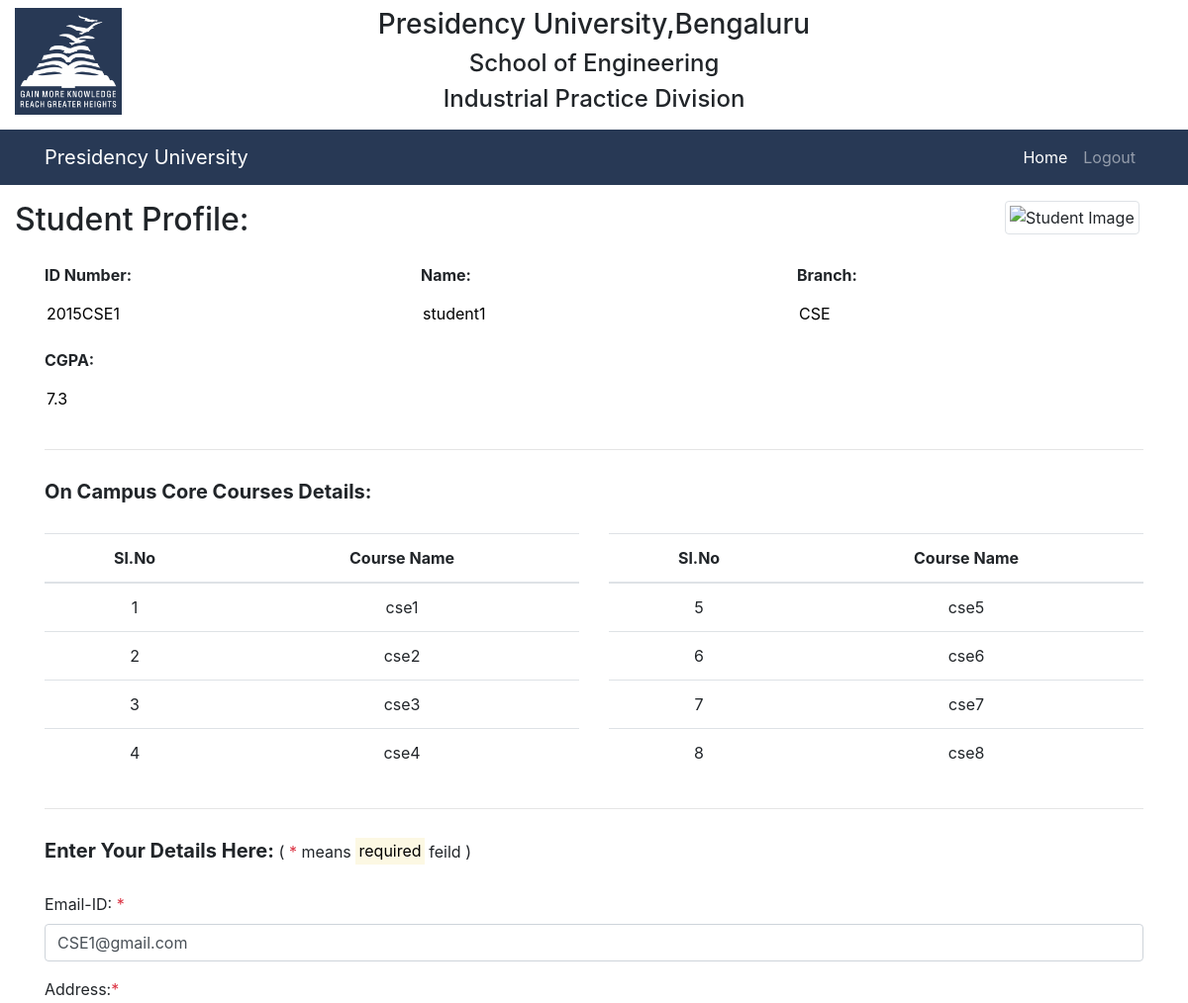
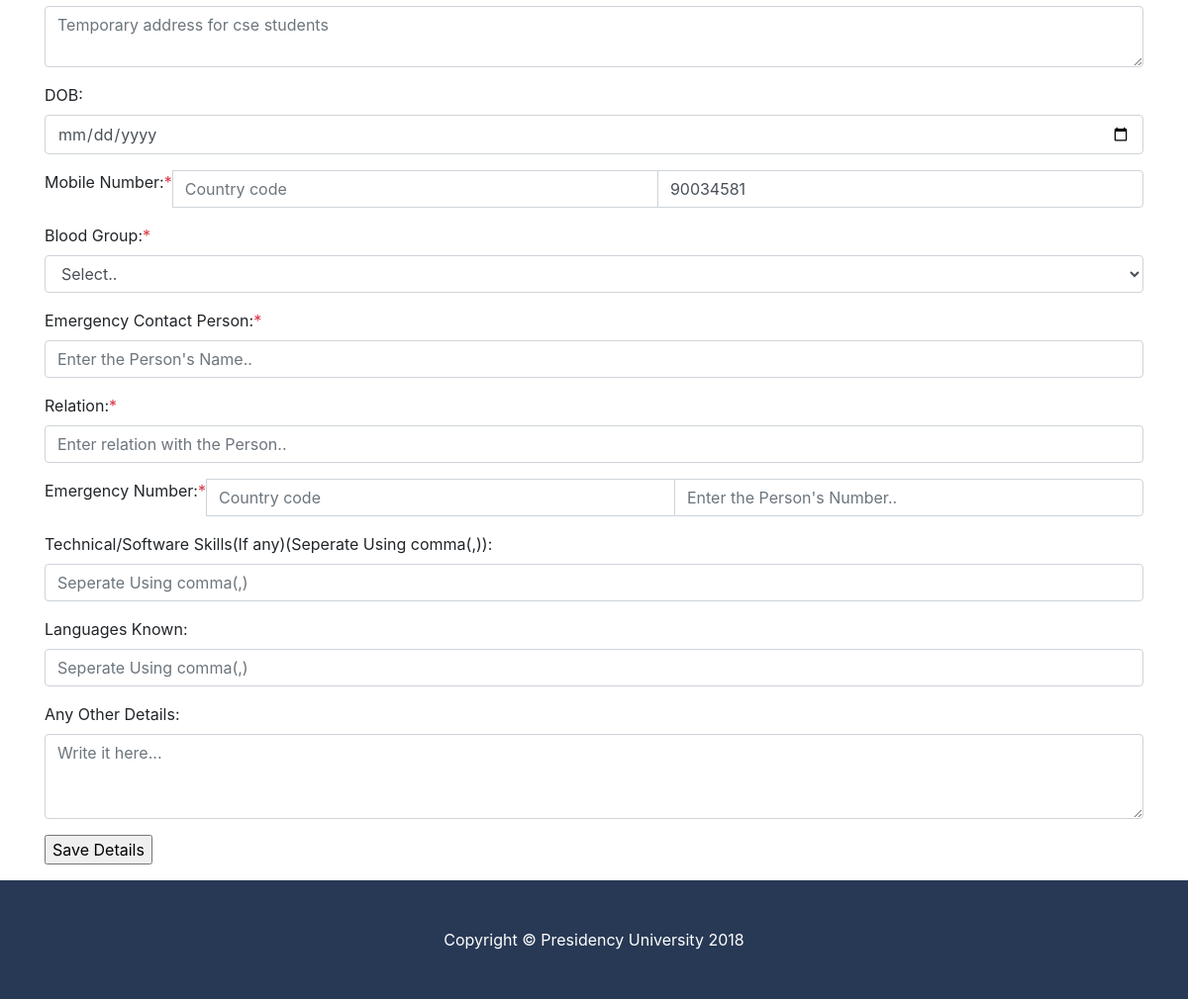
The page /sp.php (signed in) on the database its author committed (2 pictures, top to bottom).
### tables this page shows
CREATE TABLE `college_std_dtls` (
  `student_id` varchar(10) DEFAULT NULL,
  `name` varchar(50) DEFAULT NULL,
  `dob` date DEFAULT NULL,
  `branch_name` varchar(20) DEFAULT NULL,
  `address` varchar(100) DEFAULT NULL,
  `email_id` varchar(50) DEFAULT NULL,
  `mobile_num` int(10) DEFAULT NULL,
  `blood_group` varchar(3) DEFAULT NULL,
  `cgpa` varchar(4) DEFAULT '7.3'
);

CREATE TABLE `core_courses` (
  `branch_id` int(10) NOT NULL AUTO_INCREMENT,
  `branch_name` varchar(20) DEFAULT NULL,
  `c1` varchar(20) DEFAULT NULL,
  `c2` varchar(20) DEFAULT NULL,
  `c3` varchar(20) DEFAULT NULL,
  `c4` varchar(20) DEFAULT NULL,
  `c5` varchar(20) DEFAULT NULL,
  `c6` varchar(20) DEFAULT NULL,
  `c7` varchar(20) DEFAULT NULL,
  `c8` varchar(20) DEFAULT NULL,
  PRIMARY KEY (`branch_id`)
);

### sp.php (the view, shortened to what this page needs)
<?php
include 'connection.php';
$college_details="select * from college_std_dtls where student_id = '$_SESSION[Username]'";
$result_college=mysqli_query($dbc,$college_details)
                  or die("Error in querring college table");
$clg_dtls=mysqli_fetch_array($result_college);
$course="select * from core_courses where branch_name='$clg_dtls[branch_name]'";
$result_course=mysqli_query($dbc,$course)
                or die("error in core courses");
$core_course=mysqli_fetch_array($result_course);
?>
<!DOCTYPE html>
<html>
<head>
  <link rel="stylesheet" href="https://maxcdn.bootstrapcdn.com/bootstrap/4.0.0-beta.2/css/bootstrap.min.css">
  <link rel="stylesheet" href="assets/css/sp.css">
</head>
<body>
  <div class="container-fluid mb-2 mt-2">
    <div class="row">
      <div class="col-md-3">
        <img class=" logo" src="assets/img/logo.png" alt="Presidency Logo">
      </div>
      <div class="col-md-6 text-center ">
        <h3>Presidency University,Bengaluru</h3>
        <h4>School of Engineering</h4>
        <h4>Industrial Practice Division</h4>
      </div>
    </div>
  </div>
  <nav class="navbar navbar-expand-lg navbar-dark  sticky-top">
    <div class="container">
      <a class="navbar-brand" href="">Presidency University</a>
      <div class="collapse navbar-collapse" id="navbarResponsive">
        <ul class="navbar-nav ml-auto">
          <li class="nav-item active">
            <a class="nav-link" href="index.php">Home
            </a>
          </li>
          <li class="nav-item">
            <a class="nav-link" href="logout.php">Logout
            </a>
          </li>
        </ul>
      </div>
    </div>
  </nav>
  <div class="container-fluid">
    <div class="row mt-3 mb-3">
      <div class="col-md-10">
        <h2 >Student Profile:</h2>
      </div>
      <div class="col-md-2">
        <img class="img-thumbnail" src="" alt="Student Image">
      </div>
    </div>
  </div>
  <div class="container">
    <div class="row">
      <div class="col-md-4 form-group">
        <label class="font-weight-bold">ID Number:</label>
        <input type="text" class="form-control-plaintext" value="<?php  echo $clg_dtls['student_id']?>" >
      </div>
      <div class="col-md-4 form-group">
        <label class="font-weight-bold">Name:</label>
        <input type="text"  class="form-control-plaintext" value="<?php  echo $clg_dtls['name']?>">
      </div>
      <div class="col-md-4 form-group">
        <label class="font-weight-bold">Branch:</label>
        <input type="text"  class="form-control-plaintext" value="<?php  echo $clg_dtls['branch_name']?>">
      </div>
    </div>
    <div class="row">
      <div class="col-md-4 form-group">
        <label class="font-weight-bold">CGPA:</label>
        <input type="text"  class="form-control-plaintext" value="<?php  echo $clg_dtls['cgpa']?>">
      </div>
    </div>
    <hr>
    <h5 class="font-weight-bold">On Campus Core Courses Details:</h5>
    <div class="row">
      <div class="col-md-6">
        <table class="table text-center">
          <thead>
            <tr>
              <th>Sl.No</th>
              <th>Course Name</th>
            </tr>
          </thead>
          <tbody>
            <tr>
              <td>1</td>
              <td><?php echo $core_course['c1']; ?></td>
            </tr>
            <tr>
              <td>2</td>
              <td><?php echo $core_course['c2']; ?></td>
            </tr>
            <tr>
              <td>3</td>
              <td><?php echo $core_course['c3']; ?></td>
            </tr>
            <tr>
              <td>4</td>
              <td><?php echo $core_course['c4']; ?></td>
            </tr>
          </tbody>
        </table>
      </div>
      <div class="col-md-6">
        <table class="table text-center">
          <thead>
            <tr>
              <th>Sl.No</th>
              <th>Course Name</th>
            </tr>
          </thead>
          <tbody>
            <tr>
              <td>5</td>
              <td><?php echo $core_course['c5']; ?></td>
            </tr>
            <tr>
              <td>6</td>
              <td><?php echo $core_course['c6']; ?></td>
            </tr>
            <tr>
              <td>7</td>
              <td><?php echo $core_course['c7']; ?></td>
            </tr>
            <tr>
              <td>8</td>
              <td><?php echo $core_course['c8']; ?></td>
            </tr>
          </tbody>
        </table>
      </div>
    </div>
    <hr>
  </div>
  <div class="container">
    <h5 class="font-weight-bold">Enter Your Details Here: <small>(<span class="text-danger"> *</span> means <mark>required</mark> feild )</small></h5>
    <form name="myform" method="post" action="submission.php" onsubmit="return(validate());" >
      <div class="form-group ">
        <label for="email_id">Email-ID: <span class="text-danger">*</span></label>
        <input type="email" id="email_id" class="form-control" name="email_id"  value="<?php  echo $clg_dtls['email_id']?>" required>
      </div>
      <div class="form-group ">
        <label for="address">Address:<span class="text-danger">*</span></label>
        <textarea class="form-control" rows="2" id="address" name="address" placeholder="<?php  echo $clg_dtls['address']?>" required></textarea>
      </div>
      <div class=" form-group">
        <label for="">DOB:</label>
        <input type="date" class="form-control" name="dob" required="">
      </div>
      <div class="form-group">
        <div class="input-group">
            <span id="mobile_error" class="input-group-addon">Mobile Number:<span class="text-danger">*</span></span>
          <input type="text" class="form-control" name="cc1" placeholder="Country code" maxlength="4" required>
          <input type="text" class="form-control" id="mobile_num" name="mobile_num" value="<?php  echo $clg_dtls['mobile_num']?>" maxlength="10" required>
        </div>
      </div>
      <div class="form-group">
        <label for="bg">Blood Group:<span class="text-danger">*</span></label>
        <select class="form-control" name="bg" id="bg" required>
          <option value="1" selected>Select..</option>
        </select>
      </div>
      <div class="form-group">
        <label for="e_person">Emergency Contact Person:<span class="text-danger">*</span></label>
        <input type="text" id="e_person" class="form-control" name="e_person" placeholder="Enter the Person's Name.." required>
      </div>
      <div class="form-group">
        <label for="relation">Relation:<span class="text-danger">*</span></label>
        <input type="text" id="relation" class="form-control" name="relation" placeholder="Enter relation with the Person.." required>
      </div>
      <div class="form-group">
        <div class="input-group">
          <span id="e_mob_error" class="input-group-addon">Emergency Number:<span class="text-danger">*</span></span>
          <input type="text" class="form-control" name="cc2" placeholder="Country code" maxlength="4" required>
          <input type="text" id="e_number" class="form-control" name="e_number" placeholder="Enter the Person's Number.." maxlength="10" required>
        </div>
      </div>
      <div class="form-group">
        <label for="skills">Technical/Software Skills(If any)(Seperate Using comma(,)):</label>
        <input type="text" id="skills" class="form-control" name="skills" placeholder="Seperate Using comma(,)">
      </div>
      <div class="form-group">
        <label for="lang">Languages Known:</label>
        <input type="text" id="lang" class="form-control" name="lang" placeholder="Seperate Using comma(,)">
      </div>
      <div class="form-group">
        <label for="other">Any Other Details:</label>
        <textarea name="other" id="other" class="form-control" rows="3" placeholder="Write it here..."></textarea>
      </div>
      <div class="form-group">
        <input type="submit" name="submit" value="Save Details">
      </div>
    </form>
  </div>
  <footer class="py-5 ">
    <div class="container">
      <p class="m-0 text-center text-white">Copyright &copy; Presidency University 2018</p>
    </div>
  </footer>
</body>
</html>

### assets/css/sp.css (style rules this page uses)
h5 { margin-top: 30px; margin-bottom: 30px; }
img.logo { width: 40%; }
img.img-thumbnail { width:40%; }
nav { background-color: #283955; }
footer { background-color: #283955; }

### rows shown on the page
college_std_dtls: student_id "2015CSE1", name "student1", branch_name "CSE", cgpa "7.3", email_id "CSE1@gmail.com", address "Temporary address for cse students", mobile_num "90034581"
core_courses: c1 "cse1", c2 "cse2", c3 "cse3", c4 "cse4", c5 "cse5", c6 "cse6", c7 "cse7", c8 "cse8"
